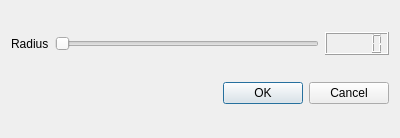
<?xml version="1.0" encoding="UTF-8"?>
<ui version="4.0">
 <class>SphereDialog</class>
 <widget class="QDialog" name="SphereDialog">
  <property name="geometry">
   <rect>
    <x>0</x>
    <y>0</y>
    <width>400</width>
    <height>138</height>
   </rect>
  </property>
  <property name="windowTitle">
   <string>Dialog</string>
  </property>
  <layout class="QGridLayout" name="gridLayout">
   <item row="0" column="0">
    <widget class="QLabel" name="label">
     <property name="text">
      <string>Radius</string>
     </property>
    </widget>
   </item>
   <item row="0" column="1">
    <widget class="QSlider" name="horizontalSlider">
     <property name="orientation">
      <enum>Qt::Horizontal</enum>
     </property>
    </widget>
   </item>
   <item row="0" column="2">
    <widget class="QLCDNumber" name="lcdNumber"/>
   </item>
   <item row="1" column="0" colspan="3">
    <widget class="QDialogButtonBox" name="buttonBox">
     <property name="orientation">
      <enum>Qt::Horizontal</enum>
     </property>
     <property name="standardButtons">
      <set>QDialogButtonBox::Cancel|QDialogButtonBox::Ok</set>
     </property>
    </widget>
   </item>
  </layout>
 </widget>
 <resources/>
 <connections>
  <connection>
   <sender>buttonBox</sender>
   <signal>accepted()</signal>
   <receiver>SphereDialog</receiver>
   <slot>accept()</slot>
   <hints>
    <hint type="sourcelabel">
     <x>258</x>
     <y>114</y>
    </hint>
    <hint type="destinationlabel">
     <x>157</x>
     <y>137</y>
    </hint>
   </hints>
  </connection>
  <connection>
   <sender>buttonBox</sender>
   <signal>rejected()</signal>
   <receiver>SphereDialog</receiver>
   <slot>reject()</slot>
   <hints>
    <hint type="sourcelabel">
     <x>326</x>
     <y>120</y>
    </hint>
    <hint type="destinationlabel">
     <x>286</x>
     <y>137</y>
    </hint>
   </hints>
  </connection>
  <connection>
   <sender>horizontalSlider</sender>
   <signal>valueChanged(int)</signal>
   <receiver>lcdNumber</receiver>
   <slot>display(int)</slot>
   <hints>
    <hint type="sourcelabel">
     <x>178</x>
     <y>54</y>
    </hint>
    <hint type="destinationlabel">
     <x>362</x>
     <y>67</y>
    </hint>
   </hints>
  </connection>
 </connections>
</ui>
